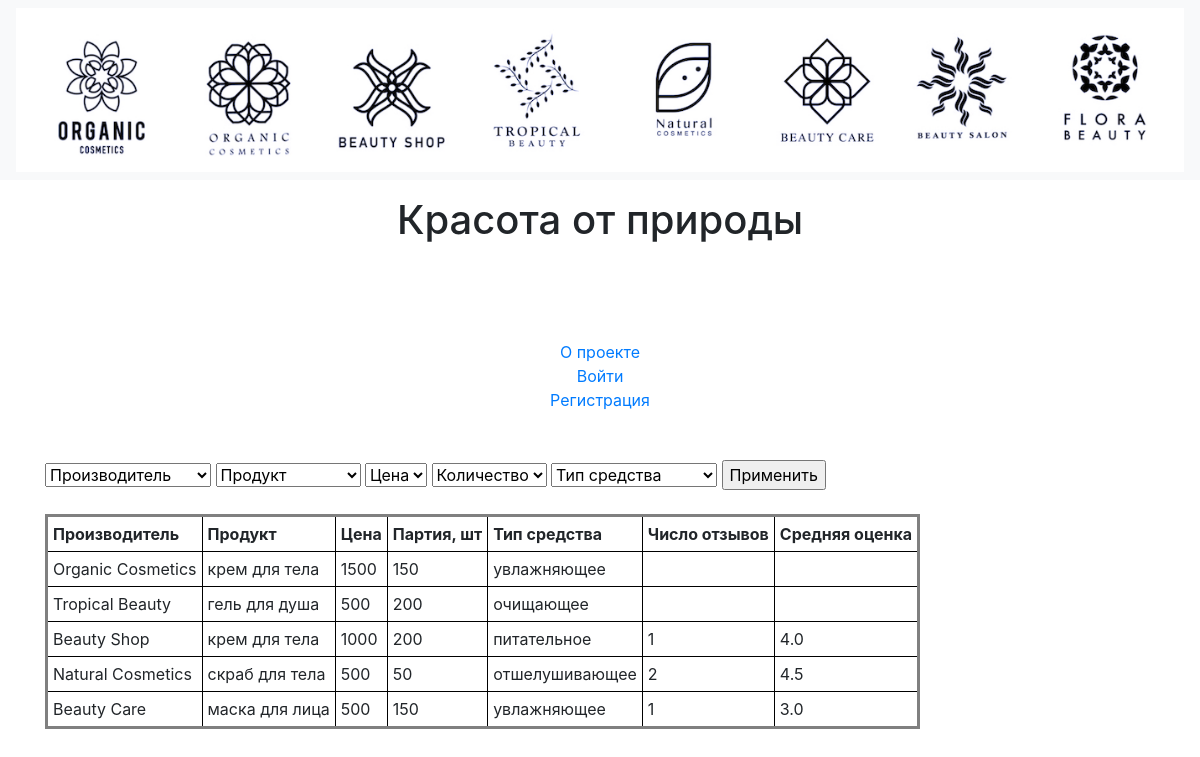
/index, run on the app's committed database.
### data/compositions.py (models this page shows, shortened)
class MainTable(SqlAlchemyBase, SerializerMixin):
    __tablename__ = 'main'
    Manufacturer = sqlalchemy.Column(sqlalchemy.String, primary_key=True)
    Product = sqlalchemy.Column(sqlalchemy.String)
    Price = sqlalchemy.Column(sqlalchemy.Integer)
    Min_quantity = sqlalchemy.Column(sqlalchemy.Integer)
    Type = sqlalchemy.Column(sqlalchemy.String)
    Rating_sum = sqlalchemy.Column(sqlalchemy.Integer)
    Rating_count = sqlalchemy.Column(sqlalchemy.Integer)
    Rating_avg = sqlalchemy.Column(sqlalchemy.Float)

### main.py (the view)
@app.route("/")
@app.route("/index")
def index():
    db_sess = db_session.create_session()
    params = {}
    if current_user.is_authenticated:
        params['molodec'] = True
    else:
        params['molodec'] = False
    params['title'] = 'Дневник читателя'
    unique_manifacturers = sorted([el[0] for el in db_sess.query(MainTable.Manufacturer).distinct().all()])
    unique_products = sorted([el[0] for el in db_sess.query(MainTable.Product).distinct().all()])
    unique_prices = sorted([el[0] for el in db_sess.query(MainTable.Price).distinct().all()])
    unique_min_quantities = sorted([el[0] for el in db_sess.query(MainTable.Min_quantity).distinct().all()])
    unique_types = sorted([el[0] for el in db_sess.query(MainTable.Type).distinct().all()])
    print(*[(el, type(el)) for el in unique_min_quantities])
    filter_product = request.args.get('filter_product')
    filter_price = request.args.get('filter_price')
    filter_min_quantity = request.args.get('filter_min_quantity')
    filter_manufacturer = request.args.get('filter_manufacturer')
    filter_type = request.args.get('filter_type')
    compositions = db_sess.query(MainTable)
    if filter_product:
        compositions = compositions.filter(MainTable.Product == filter_product)
        params["filter_product"] = filter_product
    if filter_price:
        compositions = compositions.filter(MainTable.Price == filter_price)
        params["filter_price"] = filter_price
    if filter_min_quantity:
        compositions = compositions.filter(MainTable.Min_quantity == filter_min_quantity)
        params["filter_min_quantity"] = filter_min_quantity
    if filter_manufacturer:
        compositions = compositions.filter(MainTable.Manufacturer == filter_manufacturer)
        params["filter_manufacturer"] = filter_manufacturer
    if filter_type:
        compositions = compositions.filter(MainTable.Type == filter_type)
        params["filter_type"] = filter_type
    params["compositions"] = compositions.all()
    params["unique_manifacturers"] = unique_manifacturers
    params["unique_products"] = unique_products
    params["unique_prices"] = unique_prices
    params["unique_min_quantities"] = unique_min_quantities
    params["unique_types"] = unique_types
    return render_template('index.html', **params)

### data/db_session.py (called while the page is built)
def create_session() -> Session:
    global __factory
    return __factory()

### templates/index.html (shortened to what this page needs)
{% extends "base.html" %}
{% block content %}
<center><p><h1>Красота от природы</h1><br>
</p></center>
<br>
<br>
{% if molodec == True %}
<a href="/logout" style="float: right;">Выйти</a>
<form action="/search" method="post">
        <p>
	    <input type="text" name="search_value">
	</p>
	<p>
	    <input type="submit" value="Поиск">
	</p>
    </form>
<a href="/rate" style="float: right;">Оценить производителя</a>
{% else %}
<center><a href="/about">О проекте</a></center>
<center><a href="/login">Войти</a></center>
<center><a href="/register">Регистрация</a></center>
{% endif %}
<br>
<br>
<form action="/" method="get">
<select name="filter_manufacturer" id="filter_manufacturer">
    <option value="">Производитель</option>
</select>
<select name="filter_product" id="filter_product">
    <option value="">Продукт</option>
</select>
<select name="filter_price" id="filter_price">
    <option value="">Цена</option>
</select>
<select name="filter_min_quantity" id="filter_min_quantity">
    <option value="">Количество</option>
</select>
<select name="filter_type" id="filter_type">
    <option value="">Тип средства</option>
</select>
<input type="submit" value="Применить">
</form>
<br>
<table bordercolor="grey">
    <tr>
        <th>Производитель</th>
        <th>Продукт</th>
        <th>Цена</th>
        <th>Партия, шт</th>
        <th>Тип средства</th>
        <th>Число отзывов</th>
        <th>Средняя оценка</th>
    </tr>
    {% for composition in compositions %}
    <tr>
        <td>{{ composition.Manufacturer }}</td>
        <td>{{ composition.Product }}</td>
        <td>{{ composition.Price }}</td>
        <td>{{ composition.Min_quantity }}</td>
        <td>{{ composition.Type }}</td>
        <td>{{ composition.Rating_count if composition.Rating_count else ""}}</td>
        <td>{{ composition.Rating_avg if composition.Rating_avg else "" }}</td>
    </tr>
    {% endfor %}
</table>
<br>
<br>
{% endblock %}

### templates/base.html (shortened to what this page needs)
<!doctype html>
<html lang="en">
<head>
    <link rel="stylesheet"
          href="https://stackpath.bootstrapcdn.com/bootstrap/4.4.1/css/bootstrap.min.css"
>
</head>
<body>
<header>
    <nav class="navbar navbar-light bg-light">
        <a href="/" class="navbar-left"><img src="/static/img/picture_csm.png" width="100%"></a>
    </nav>
</header>
<main role="main" class="container">
    {% block content %}{% endblock %}
</main>
</body>
</html>

### templates/index.html (style rules this page uses)
TD, TH { padding: 5px; border: 1px solid black; }

### data on the page
MainTable: Manufacturer "Organic Cosmetics", Product "крем для тела", Price "1500", Min_quantity "150", Type "увлажняющее"
MainTable: Manufacturer "Tropical Beauty", Product "гель для душа", Price "500", Min_quantity "200", Type "очищающее"
MainTable: Manufacturer "Beauty Shop", Product "крем для тела", Price "1000", Min_quantity "200", Type "питательное", Rating_count "1", Rating_avg "4.0"
MainTable: Manufacturer "Natural Cosmetics", Product "скраб для тела", Price "500", Min_quantity "50", Type "отшелушивающее", Rating_count "2", Rating_avg "4.5"
MainTable: Manufacturer "Beauty Care", Product "маска для лица", Price "500", Min_quantity "150", Type "увлажняющее", Rating_count "1", Rating_avg "3.0"
